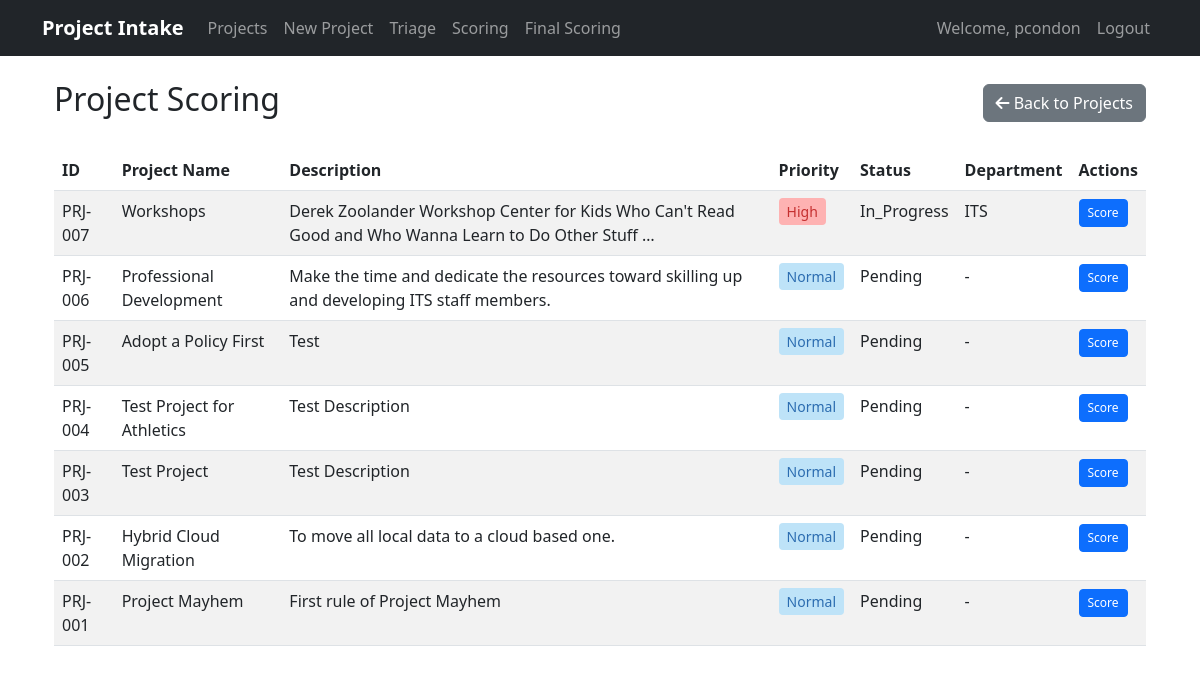
Before: /scoring/ (signed in) with the older database file.
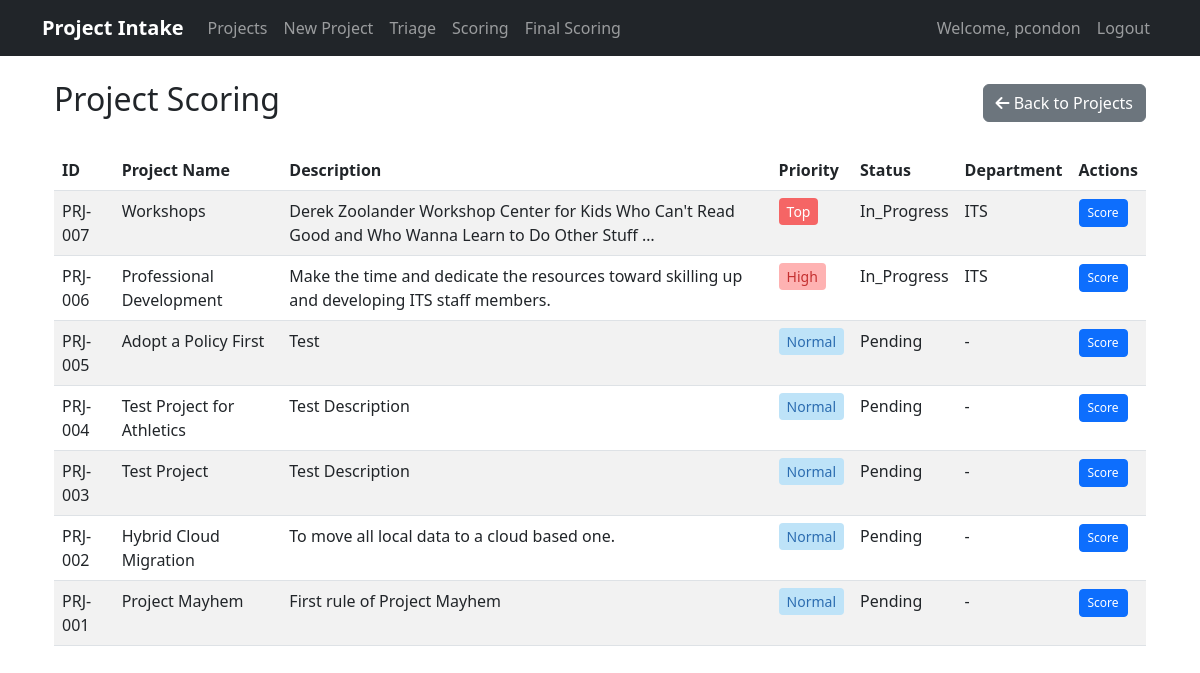
After: the same page with the newer database file.
### projects/models.py (models this page shows, shortened)
class Project(models.Model):
    STATUS_CHOICES = [
        ('pending', 'Pending Review'),
        ('approved', 'Approved'),
        ('rejected', 'Rejected'),
        ('in_progress', 'In Progress'),
        ('completed', 'Completed'),
    ]
    PRIORITY_CHOICES = [
        ('Low', 'Low'),
        ('Normal', 'Normal'),
        ('High', 'High'),
        ('Top', 'Top'),
    ]
    FINAL_PRIORITY_CHOICES = [
        (1, 'Low'),
        (2, 'Medium'),
        (3, 'High'),
    ]
    PROJECT_TYPE_CHOICES = [
        ('not_yet_decided', 'Not Yet Decided'),
        ('process_improvement', 'Process Improvement'),
        ('it_governance', 'IT Governance'),
        ('erp_governance', 'ERP Governance'),
        ('data_governance', 'Data Governance'),
    ]
    title = models.CharField(max_length=200)
    description = models.TextField()
    project_type = models.CharField(max_length=20, choices=PROJECT_TYPE_CHOICES, default='not_yet_decided', help_text="Type of project submission")
    submitted_by = models.ForeignKey(User, on_delete=models.CASCADE, null=True, blank=True)
    submission_date = models.DateTimeField(default=timezone.now)
    status = models.CharField(max_length=20, choices=STATUS_CHOICES, default='pending', null=True, blank=True)
    budget = models.DecimalField(max_digits=10, decimal_places=2, null=True, blank=True)
    start_date = models.DateField(null=True, blank=True)
    end_date = models.DateField(null=True, blank=True)
    department = models.CharField(max_length=100, null=True, blank=True)
    contact_person = models.CharField(max_length=100, null=True, blank=True)
    contact_email = models.EmailField(null=True, blank=True)
    contact_phone = models.CharField(max_length=20, null=True, blank=True)
    triage_notes = models.TextField(blank=True, null=True)
    priority = models.CharField(max_length=10, choices=PRIORITY_CHOICES, default='Normal')
    scoring_notes = models.TextField(blank=True, null=True, help_text="Notes related to project scoring or evaluation")
    final_priority = models.IntegerField(null=True, blank=True, help_text="Project ranking (lower number = higher priority)")
    final_score = models.FloatField(null=True, blank=True, help_text="Final score")
    strategic_alignment = models.IntegerField(null=True, blank=True, help_text="Strategic alignment score (1-5)")
    cost_benefit = models.IntegerField(null=True, blank=True, help_text="Cost benefit score (1-5)")
    user_impact = models.IntegerField(null=True, blank=True, help_text="User impact and adoption score (1-5)")
    ease_of_implementation = models.IntegerField(null=True, blank=True, help_text="Ease of implementation score (1-5)")
    vendor_reputation_support = models.IntegerField(null=True, blank=True, help_text="Vendor reputation and support score (1-5)")
    security_compliance = models.IntegerField(null=True, blank=True, help_text="Security and compliance score (1-5)")
    student_centered = models.IntegerField(null=True, blank=True, help_text="Student-centered score (1-5)")
    @property
    def formatted_id(self):
        return f"PRJ-{self.id:03d}"
    class Meta:
        ordering = ['-submission_date']
        db_table = 'project_requests'

### projects/views.py (the view)
# urls.py: path('scoring/', views.project_scoring_list, name='project_scoring_list'),
@login_required
@user_passes_test(lambda u: u.is_staff)
def project_scoring_list(request):
    projects = Project.objects.all().select_related('submitted_by').order_by('-submission_date')
    return render(request, 'projects/project_scoring_list.html', {'projects': projects})

### projects/templates/projects/project_scoring_list.html (shortened to what this page needs)
{% extends "base.html" %}
{% load static %}
{% block content %}
<div class="container mt-4">
    <div class="d-flex justify-content-between align-items-center mb-4">
        <h2>Project Scoring</h2>
        <a href="{% url 'projects:project_list' %}" class="btn btn-secondary">
            <i class="fas fa-arrow-left"></i> Back to Projects
        </a>
    </div>
    <div class="table-responsive">
        <table class="table table-striped table-hover">
            <thead>
                <tr>
                    <th>ID</th>
                    <th>Project Name</th>
                    <th>Description</th>
                    <th>Priority</th>
                    <th>Status</th>
                    <th>Department</th>
                    <th>Actions</th>
                </tr>
            </thead>
            <tbody>
                {% for project in projects %}
                <tr>
                    <td>{{ project.formatted_id }}</td>
                    <td>{{ project.title }}</td>
                    <td>{{ project.description|truncatechars:100 }}</td>
                    <td>
                        <span class="priority-badge priority-{{ project.priority|lower }}">
                            {{ project.priority }}
                        </span>
                    </td>
                    <td>
                        <span class="status-badge status-{{ project.status|lower }}">
                            {{ project.status|title }}
                        </span>
                    </td>
                    <td>{{ project.department|default:"-" }}</td>
                    <td>
                        <a href="{% url 'projects:project_scoring' project.pk %}" class="btn btn-primary btn-sm">
                            Score
                        </a>
                    </td>
                </tr>
                {% empty %}
                <tr>
                    <td colspan="7" class="text-center">No projects found.</td>
                </tr>
                {% endfor %}
            </tbody>
        </table>
    </div>
</div>
{% endblock %}

Changed rows visible on the page:
changed Project "PRJ-007": priority "High" → "Top"
changed Project "PRJ-006": priority "Normal" → "High"; status "Pending" → "In_Progress"; department "-" → "ITS"
